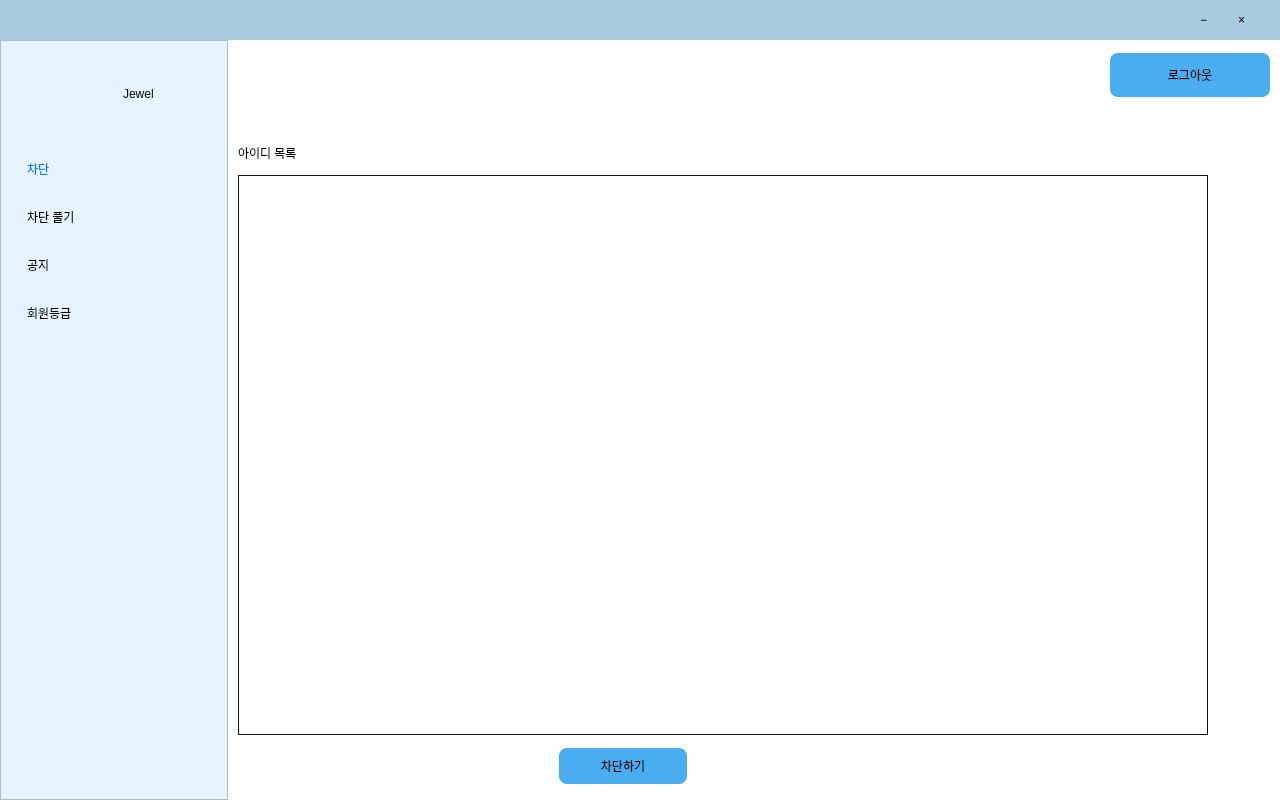
<?xml version="1.0" encoding="UTF-8"?>
<ui version="4.0">
 <class>BlockMainWindow</class>
 <widget class="QMainWindow" name="BlockMainWindow">
  <property name="geometry">
   <rect>
    <x>0</x>
    <y>0</y>
    <width>1280</width>
    <height>800</height>
   </rect>
  </property>
  <property name="minimumSize">
   <size>
    <width>1280</width>
    <height>800</height>
   </size>
  </property>
  <property name="maximumSize">
   <size>
    <width>1280</width>
    <height>800</height>
   </size>
  </property>
  <property name="windowTitle">
   <string>Jewel</string>
  </property>
  <property name="styleSheet">
   <string notr="true">QMainWindow { background: #ffffff; } QFrame#titleBar { background: #a8cadf; } QFrame#sideBar { background: #e5f4fe; border-right: 1px solid #1d1d1d; } QPushButton { border: none; background: transparent; font: 700 14px &quot;Malgun Gothic&quot;; text-align: left; padding-left: 27px; } QPushButton#blockButton { color: #0078ff; } QPushButton#logoutButton, QPushButton#actionButton { background: #49adf0; color: #000000; border-radius: 8px; font: 700 14px &quot;Malgun Gothic&quot;; padding: 0px; text-align: center; } QListWidget { border: 1px solid #111111; background: #ffffff; }</string>
  </property>
  <widget class="QWidget" name="centralwidget">
   <widget class="QFrame" name="titleBar">
    <property name="geometry">
     <rect>
      <x>0</x>
      <y>0</y>
      <width>1280</width>
      <height>40</height>
     </rect>
    </property>
    <property name="frameShape">
     <enum>QFrame::NoFrame</enum>
    </property>
    <widget class="QPushButton" name="minimizeButton">
     <property name="geometry">
      <rect>
       <x>1200</x>
       <y>0</y>
       <width>38</width>
       <height>40</height>
      </rect>
     </property>
     <property name="text">
      <string>−</string>
     </property>
     <property name="styleSheet">
      <string notr="true">QPushButton { font: 20px &quot;Arial&quot;; padding: 0; }</string>
     </property>
    </widget>
    <widget class="QPushButton" name="closeButton">
     <property name="geometry">
      <rect>
       <x>1238</x>
       <y>0</y>
       <width>38</width>
       <height>40</height>
      </rect>
     </property>
     <property name="text">
      <string>×</string>
     </property>
     <property name="styleSheet">
      <string notr="true">QPushButton { font: 24px &quot;Arial&quot;; padding: 0; }</string>
     </property>
    </widget>
   </widget>
   <widget class="QFrame" name="sideBar">
    <property name="geometry">
     <rect>
      <x>0</x>
      <y>40</y>
      <width>228</width>
      <height>760</height>
     </rect>
    </property>
    <property name="frameShape">
     <enum>QFrame::StyledPanel</enum>
    </property>
    <widget class="QLabel" name="logoLabel">
     <property name="geometry">
      <rect>
       <x>19</x>
       <y>18</y>
       <width>92</width>
       <height>72</height>
      </rect>
     </property>
     <property name="pixmap">
      <pixmap resource="jewel_resources.qrc">:/jewel/assets/jewel_logo.svg</pixmap>
     </property>
     <property name="scaledContents">
      <bool>true</bool>
     </property>
    </widget>
    <widget class="QLabel" name="brandLabel">
     <property name="geometry">
      <rect>
       <x>123</x>
       <y>34</y>
       <width>78</width>
       <height>40</height>
      </rect>
     </property>
     <property name="text">
      <string>Jewel</string>
     </property>
     <property name="styleSheet">
      <string notr="true">font: 700 26px &quot;Arial&quot;; color: #080808;</string>
     </property>
    </widget>
    <widget class="QPushButton" name="blockButton">
     <property name="geometry">
      <rect>
       <x>0</x>
       <y>105</y>
       <width>220</width>
       <height>48</height>
      </rect>
     </property>
     <property name="text">
      <string>차단</string>
     </property>
    </widget>
    <widget class="QPushButton" name="unblockButton">
     <property name="geometry">
      <rect>
       <x>0</x>
       <y>153</y>
       <width>220</width>
       <height>48</height>
      </rect>
     </property>
     <property name="text">
      <string>차단 풀기</string>
     </property>
    </widget>
    <widget class="QPushButton" name="noticeButton">
     <property name="geometry">
      <rect>
       <x>0</x>
       <y>201</y>
       <width>220</width>
       <height>48</height>
      </rect>
     </property>
     <property name="text">
      <string>공지</string>
     </property>
    </widget>
    <widget class="QPushButton" name="membershipButton">
     <property name="geometry">
      <rect>
       <x>0</x>
       <y>249</y>
       <width>220</width>
       <height>48</height>
      </rect>
     </property>
     <property name="text">
      <string>회원등급</string>
     </property>
    </widget>
   </widget>
   <widget class="QPushButton" name="logoutButton">
    <property name="geometry">
     <rect>
      <x>1110</x>
      <y>53</y>
      <width>160</width>
      <height>44</height>
     </rect>
    </property>
    <property name="text">
      <string>로그아웃</string>
     </property>
   </widget>
   <widget class="QLabel" name="titleLabel">
    <property name="geometry">
     <rect>
      <x>238</x>
      <y>140</y>
      <width>100</width>
      <height>25</height>
     </rect>
    </property>
    <property name="text">
      <string>아이디 목록</string>
    </property>
    <property name="styleSheet">
     <string notr="true">font: 14px &quot;Malgun Gothic&quot;; color: #000;</string>
    </property>
   </widget>
   <widget class="QListWidget" name="idListWidget">
    <property name="geometry">
     <rect>
      <x>238</x>
      <y>175</y>
      <width>970</width>
      <height>560</height>
     </rect>
    </property>
   </widget>
   <widget class="QPushButton" name="actionButton">
    <property name="geometry">
     <rect>
      <x>559</x>
      <y>748</y>
      <width>128</width>
      <height>36</height>
     </rect>
    </property>
    <property name="text">
      <string>차단하기</string>
    </property>
   </widget>
  </widget>
 </widget>
 <resources>
  <include location="jewel_resources.qrc"/>
 </resources>
 <connections/>
</ui>
